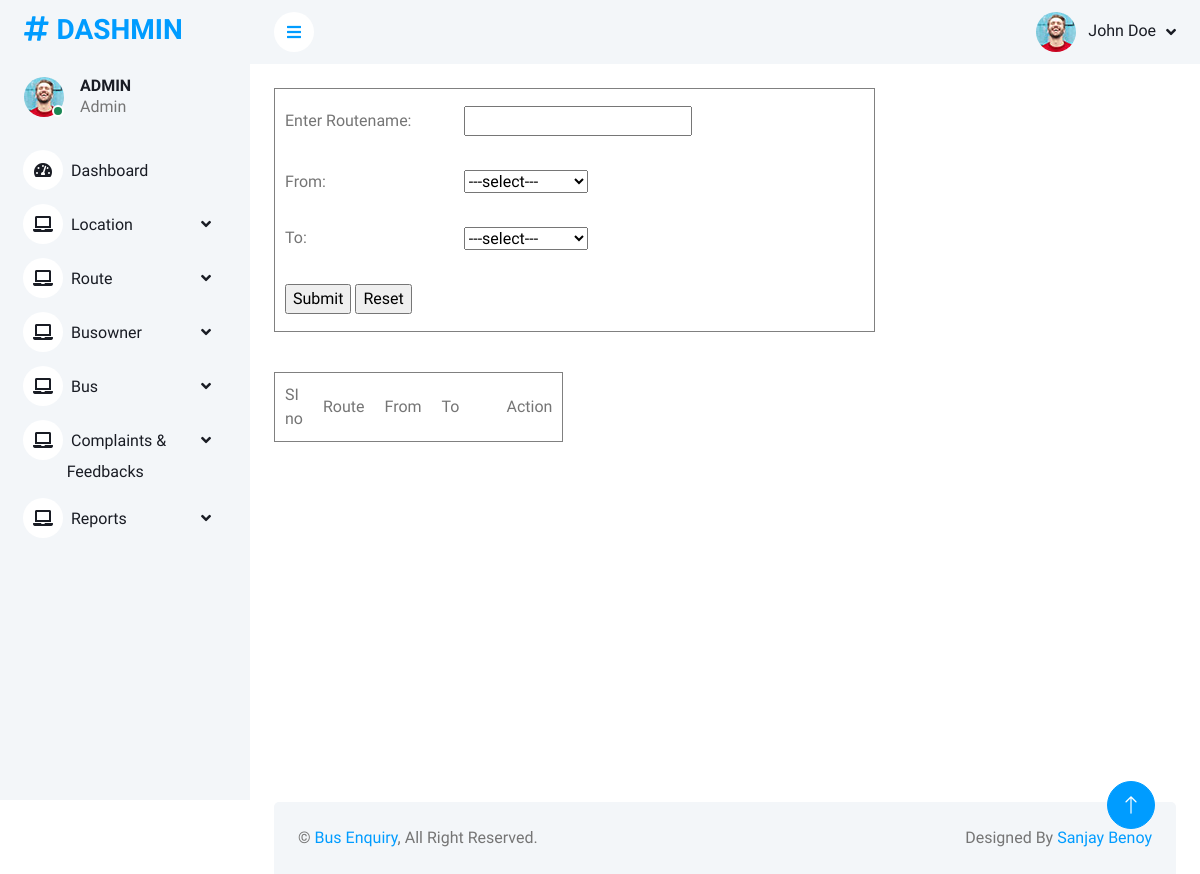
Before: /PROJECT/ADMIN/Route.php (signed in) with the older database file.
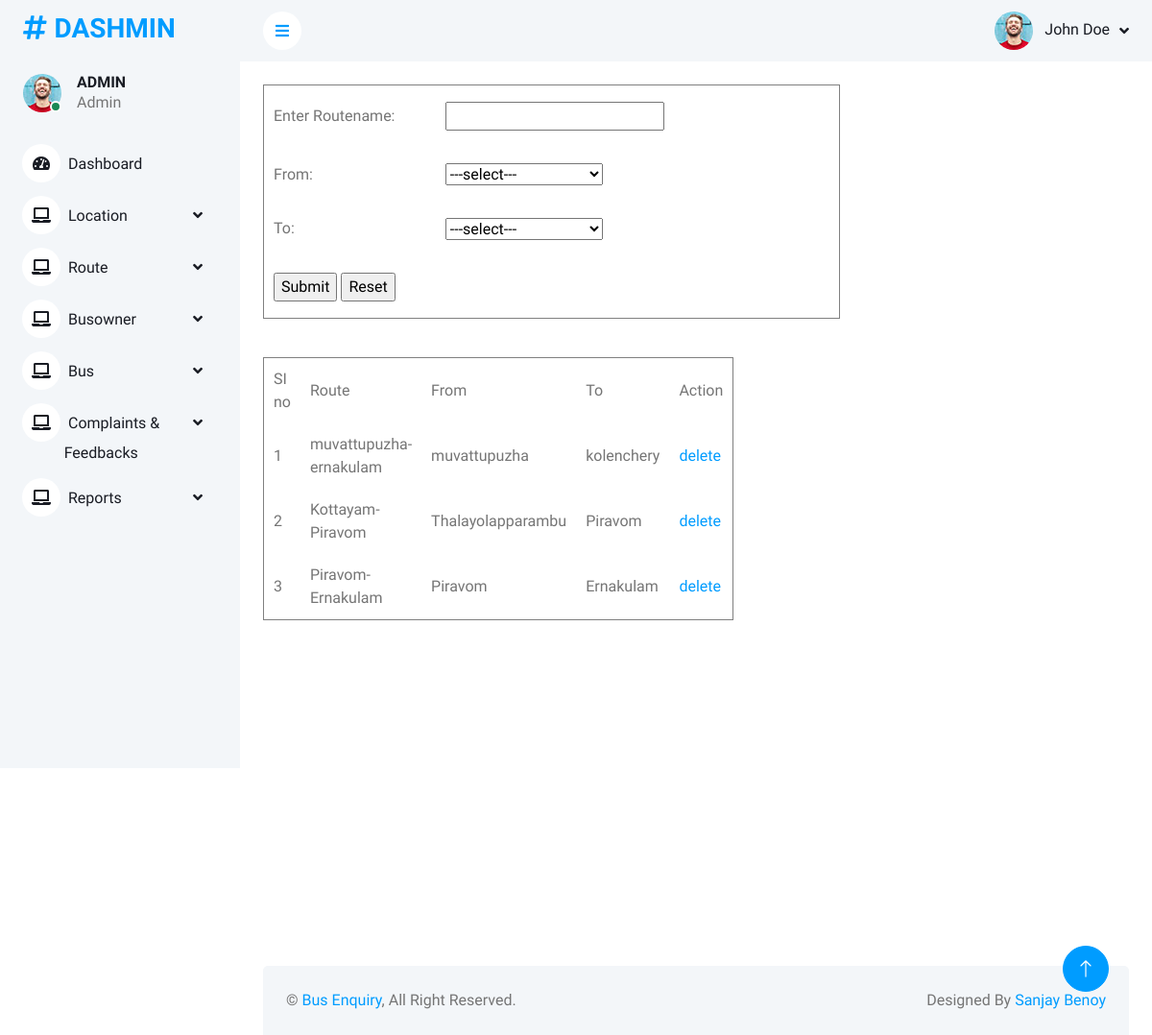
After: the same page with the newer database file.
### tables this page shows
CREATE TABLE `tbl_route` (
  `route_id` int(11) NOT NULL,
  `route_name` varchar(40) NOT NULL,
  `route_frmplace` int(11) NOT NULL,
  `route_toplace` int(11) NOT NULL
);

CREATE TABLE `tbl_place` (
  `district_id` int(11) NOT NULL,
  `place_id` int(11) NOT NULL,
  `place_name` varchar(50) NOT NULL,
  `place_pin` varchar(10) NOT NULL
);

### PROJECT/ADMIN/Route.php (the view, shortened to what this page needs)
<!DOCTYPE html PUBLIC "-//W3C//DTD XHTML 1.0 Transitional//EN" "http://www.w3.org/TR/xhtml1/DTD/xhtml1-transitional.dtd">
<html xmlns="http://www.w3.org/1999/xhtml">
<head>
</head>
<?php
include("head.php");
include("../Assets/Connection/Connection.php");
		?>
<body>
<form id="form1" name="form1" method="post" action="">
  <table width="601" height="244" border="1" cellpadding="10">
    <tr>
      <td width="71">Enter Routename:</td>
      <td width="72"><input type="text" name="txt_rname" id="txt_rname" required/></td>
    </tr>
    <tr>
      <td>From:</td>
      <td>
      <select name="sel_from" id="sel_from"  required>
     <option value="">---select---</option>
      </select>
      </td>
    </tr>
        <tr>
      <td>To:</td>
      <td>
      <select name="sel_to" id="sel_to"  required>
     <option value="">---select---</option>
      </select>
      </td>
    </tr>
    <tr>
      <td colspan="2"><input type="submit" name="btn_submit" id="btn_submit" value="Submit" />
      <input type="reset" name="txt_reset" id="txt_reset" value="Reset" /></td>
    </tr>
  </table>
  <p>&nbsp;</p>
<table border="1" cellpadding="10">
    <tr>
      <td width="31">SI no</td>
      <td width="22">Route</td>
      <td width="41">From</td>
      <td width="65">To</td>
      <td width="65">Action</td>
    </tr>
     <?php
  $selqry4="select u.*,p1.place_name as fromPlace,p2.place_name as toPlace from tbl_route u inner join tbl_place p1 on u.route_frmplace=p1.place_id inner join tbl_place p2 on u.route_toplace=p2.place_id";
  $row4=$con->query($selqry4);
  $i=0;
  while($result4=$row4->fetch_assoc())
  {
	  $i++;
	  ?>
  <tr>
   <td><?php echo $i;?></td>
   <td><?php echo $result4["route_name"];?></td>
   <td><?php echo $result4["fromPlace"];?></td>
   <td><?php echo $result4["toPlace"];?></td>
   <td><a href="Route.php?did=<?php echo $result4["route_id"]?>">delete</a></td>
  </tr>
  <?php
 }
  ?>
  </table>
  </form>
</body>
<?php
include("Foot.php");
?>
</html>

Changed rows visible on the page:
added tbl_route: route_name "muvattupuzha-ernakulam", tbl_place.place_name "muvattupuzha", tbl_place.place_name "kolenchery"
added tbl_route: route_name "Kottayam-Piravom", tbl_place.place_name "Thalayolapparambu", tbl_place.place_name "Piravom"
added tbl_route: route_name "Piravom-Ernakulam", tbl_place.place_name "Piravom", tbl_place.place_name "Ernakulam"
